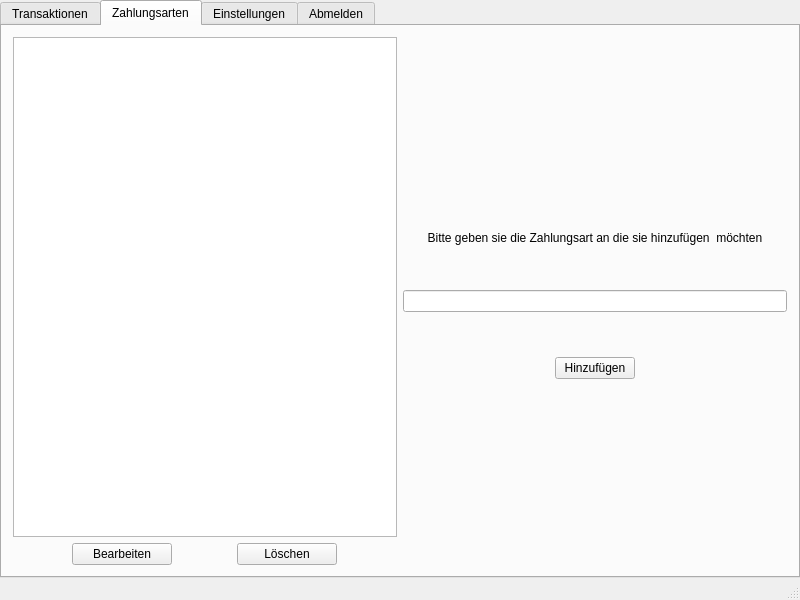
<?xml version="1.0" encoding="UTF-8"?>
<ui version="4.0">
 <class>BenutzerWindow</class>
 <widget class="QMainWindow" name="BenutzerWindow">
  <property name="geometry">
   <rect>
    <x>0</x>
    <y>0</y>
    <width>800</width>
    <height>600</height>
   </rect>
  </property>
  <property name="windowTitle">
   <string>BenutzerWindow</string>
  </property>
  <widget class="QWidget" name="centralWidget">
   <layout class="QHBoxLayout" name="horizontalLayout">
    <property name="spacing">
     <number>0</number>
    </property>
    <property name="leftMargin">
     <number>0</number>
    </property>
    <property name="topMargin">
     <number>0</number>
    </property>
    <property name="rightMargin">
     <number>0</number>
    </property>
    <property name="bottomMargin">
     <number>0</number>
    </property>
    <item>
     <layout class="QVBoxLayout" name="mainLayout">
      <property name="spacing">
       <number>0</number>
      </property>
      <item>
       <widget class="QTabWidget" name="mainTabWidget">
        <property name="autoFillBackground">
         <bool>false</bool>
        </property>
        <property name="currentIndex">
         <number>1</number>
        </property>
        <property name="elideMode">
         <enum>Qt::ElideLeft</enum>
        </property>
        <property name="documentMode">
         <bool>false</bool>
        </property>
        <widget class="QWidget" name="transaktionenTab">
         <attribute name="icon">
          <iconset>
           <normaloff>resources/transactions.png</normaloff>resources/transactions.png</iconset>
         </attribute>
         <attribute name="title">
          <string>Transaktionen</string>
         </attribute>
         <layout class="QVBoxLayout" name="verticalLayout_3">
          <property name="spacing">
           <number>0</number>
          </property>
          <property name="leftMargin">
           <number>0</number>
          </property>
          <property name="topMargin">
           <number>0</number>
          </property>
          <property name="rightMargin">
           <number>0</number>
          </property>
          <property name="bottomMargin">
           <number>0</number>
          </property>
          <item>
           <layout class="QVBoxLayout" name="transaktionenTabLayout">
            <property name="leftMargin">
             <number>0</number>
            </property>
            <property name="topMargin">
             <number>2</number>
            </property>
            <property name="rightMargin">
             <number>0</number>
            </property>
            <property name="bottomMargin">
             <number>0</number>
            </property>
            <item>
             <widget class="QTabWidget" name="transaktionenTabWidget">
              <property name="currentIndex">
               <number>0</number>
              </property>
              <widget class="QWidget" name="transaktionenListeTab">
               <property name="autoFillBackground">
                <bool>false</bool>
               </property>
               <attribute name="icon">
                <iconset>
                 <normaloff>resources/overview.png</normaloff>resources/overview.png</iconset>
               </attribute>
               <attribute name="title">
                <string>Übersicht</string>
               </attribute>
               <layout class="QVBoxLayout" name="verticalLayout">
                <property name="leftMargin">
                 <number>0</number>
                </property>
                <property name="topMargin">
                 <number>0</number>
                </property>
                <property name="rightMargin">
                 <number>0</number>
                </property>
                <property name="bottomMargin">
                 <number>0</number>
                </property>
                <item>
                 <layout class="QVBoxLayout" name="listeLayout">
                  <property name="sizeConstraint">
                   <enum>QLayout::SetDefaultConstraint</enum>
                  </property>
                  <property name="leftMargin">
                   <number>0</number>
                  </property>
                  <property name="topMargin">
                   <number>2</number>
                  </property>
                  <property name="rightMargin">
                   <number>0</number>
                  </property>
                  <property name="bottomMargin">
                   <number>0</number>
                  </property>
                  <item>
                   <layout class="QGridLayout" name="filterLayout">
                    <property name="sizeConstraint">
                     <enum>QLayout::SetNoConstraint</enum>
                    </property>
                    <property name="leftMargin">
                     <number>0</number>
                    </property>
                    <property name="topMargin">
                     <number>2</number>
                    </property>
                    <property name="rightMargin">
                     <number>0</number>
                    </property>
                    <property name="bottomMargin">
                     <number>0</number>
                    </property>
                    <item row="1" column="1">
                     <widget class="QDateEdit" name="bisDate">
                      <property name="calendarPopup">
                       <bool>true</bool>
                      </property>
                      <property name="date">
                       <date>
                        <year>2017</year>
                        <month>6</month>
                        <day>6</day>
                       </date>
                      </property>
                     </widget>
                    </item>
                    <item row="0" column="0">
                     <widget class="QLabel" name="vonLabel">
                      <property name="text">
                       <string>Von</string>
                      </property>
                     </widget>
                    </item>
                    <item row="1" column="0">
                     <widget class="QDateEdit" name="vonDate">
                      <property name="calendarPopup">
                       <bool>true</bool>
                      </property>
                     </widget>
                    </item>
                    <item row="0" column="1">
                     <widget class="QLabel" name="bisLabel">
                      <property name="text">
                       <string>Bis</string>
                      </property>
                     </widget>
                    </item>
                    <item row="0" column="2">
                     <widget class="QLabel" name="kategorieLabel">
                      <property name="text">
                       <string>Kategorie</string>
                      </property>
                     </widget>
                    </item>
                    <item row="0" column="3">
                     <widget class="QLabel" name="zahlungsartLabel">
                      <property name="text">
                       <string>Zahlungsart</string>
                      </property>
                     </widget>
                    </item>
                    <item row="1" column="2">
                     <widget class="QComboBox" name="kategorieComboBox"/>
                    </item>
                    <item row="1" column="3">
                     <widget class="QComboBox" name="zahlungsartComboBox"/>
                    </item>
                   </layout>
                  </item>
                  <item>
                   <widget class="QColumnView" name="transaktionenColumnView"/>
                  </item>
                  <item>
                   <layout class="QHBoxLayout" name="optionsLayout">
                    <item>
                     <widget class="QPushButton" name="editButton">
                      <property name="maximumSize">
                       <size>
                        <width>100</width>
                        <height>25</height>
                       </size>
                      </property>
                      <property name="layoutDirection">
                       <enum>Qt::LeftToRight</enum>
                      </property>
                      <property name="text">
                       <string>Ändern</string>
                      </property>
                      <property name="icon">
                       <iconset>
                        <normaloff>resources/edit.png</normaloff>resources/edit.png</iconset>
                      </property>
                      <property name="flat">
                       <bool>false</bool>
                      </property>
                     </widget>
                    </item>
                    <item>
                     <widget class="QPushButton" name="deleteButton">
                      <property name="maximumSize">
                       <size>
                        <width>100</width>
                        <height>25</height>
                       </size>
                      </property>
                      <property name="text">
                       <string>Entfernen</string>
                      </property>
                      <property name="icon">
                       <iconset>
                        <normaloff>resources/remove.png</normaloff>resources/remove.png</iconset>
                      </property>
                     </widget>
                    </item>
                   </layout>
                  </item>
                 </layout>
                </item>
               </layout>
              </widget>
              <widget class="QWidget" name="transaktionenNeuTab">
               <attribute name="icon">
                <iconset>
                 <normaloff>resources/add.png</normaloff>resources/add.png</iconset>
               </attribute>
               <attribute name="title">
                <string>Neue Transaktion</string>
               </attribute>
               <layout class="QVBoxLayout" name="verticalLayout_4">
                <property name="leftMargin">
                 <number>0</number>
                </property>
                <property name="topMargin">
                 <number>2</number>
                </property>
                <property name="rightMargin">
                 <number>0</number>
                </property>
                <property name="bottomMargin">
                 <number>0</number>
                </property>
                <item>
                 <layout class="QVBoxLayout" name="transaktionenNeuTabLayout">
                  <item>
                   <layout class="QFormLayout" name="formLayout">
                    <property name="fieldGrowthPolicy">
                     <enum>QFormLayout::FieldsStayAtSizeHint</enum>
                    </property>
                    <property name="labelAlignment">
                     <set>Qt::AlignRight|Qt::AlignTrailing|Qt::AlignVCenter</set>
                    </property>
                    <property name="formAlignment">
                     <set>Qt::AlignHCenter|Qt::AlignTop</set>
                    </property>
                    <property name="leftMargin">
                     <number>0</number>
                    </property>
                    <property name="topMargin">
                     <number>12</number>
                    </property>
                    <item row="1" column="0">
                     <widget class="QLabel" name="label">
                      <property name="text">
                       <string>Betrag</string>
                      </property>
                     </widget>
                    </item>
                    <item row="1" column="1">
                     <widget class="QDoubleSpinBox" name="doubleSpinBox">
                      <property name="minimumSize">
                       <size>
                        <width>80</width>
                        <height>0</height>
                       </size>
                      </property>
                      <property name="maximumSize">
                       <size>
                        <width>80</width>
                        <height>16777215</height>
                       </size>
                      </property>
                      <property name="minimum">
                       <double>-99999999.000000000000000</double>
                      </property>
                      <property name="maximum">
                       <double>99999999.000000000000000</double>
                      </property>
                     </widget>
                    </item>
                    <item row="2" column="0">
                     <widget class="QLabel" name="label_2">
                      <property name="text">
                       <string>Datum</string>
                      </property>
                     </widget>
                    </item>
                    <item row="2" column="1">
                     <widget class="QDateEdit" name="dateEdit">
                      <property name="minimumSize">
                       <size>
                        <width>80</width>
                        <height>0</height>
                       </size>
                      </property>
                      <property name="maximumSize">
                       <size>
                        <width>80</width>
                        <height>16777215</height>
                       </size>
                      </property>
                      <property name="calendarPopup">
                       <bool>true</bool>
                      </property>
                     </widget>
                    </item>
                    <item row="3" column="0">
                     <widget class="QLabel" name="label_3">
                      <property name="text">
                       <string>Kategorie</string>
                      </property>
                     </widget>
                    </item>
                    <item row="3" column="1">
                     <widget class="QComboBox" name="comboBox">
                      <property name="minimumSize">
                       <size>
                        <width>80</width>
                        <height>0</height>
                       </size>
                      </property>
                      <property name="maximumSize">
                       <size>
                        <width>100</width>
                        <height>16777215</height>
                       </size>
                      </property>
                     </widget>
                    </item>
                    <item row="5" column="0">
                     <widget class="QLabel" name="label_4">
                      <property name="text">
                       <string>Beschreibung</string>
                      </property>
                     </widget>
                    </item>
                    <item row="5" column="1">
                     <widget class="QTextEdit" name="textEdit">
                      <property name="maximumSize">
                       <size>
                        <width>16777215</width>
                        <height>100</height>
                       </size>
                      </property>
                     </widget>
                    </item>
                    <item row="4" column="0">
                     <widget class="QLabel" name="label_5">
                      <property name="text">
                       <string>Zahlungsart</string>
                      </property>
                     </widget>
                    </item>
                    <item row="4" column="1">
                     <widget class="QComboBox" name="comboBox_2">
                      <property name="minimumSize">
                       <size>
                        <width>80</width>
                        <height>0</height>
                       </size>
                      </property>
                      <property name="maximumSize">
                       <size>
                        <width>80</width>
                        <height>16777215</height>
                       </size>
                      </property>
                     </widget>
                    </item>
                    <item row="7" column="1">
                     <widget class="QPushButton" name="pushButton">
                      <property name="enabled">
                       <bool>false</bool>
                      </property>
                      <property name="text">
                       <string>Hinzufügen</string>
                      </property>
                      <property name="icon">
                       <iconset>
                        <normaloff>resources/add.png</normaloff>resources/add.png</iconset>
                      </property>
                     </widget>
                    </item>
                    <item row="6" column="1">
                     <spacer name="verticalSpacer_2">
                      <property name="orientation">
                       <enum>Qt::Vertical</enum>
                      </property>
                      <property name="sizeHint" stdset="0">
                       <size>
                        <width>20</width>
                        <height>40</height>
                       </size>
                      </property>
                     </spacer>
                    </item>
                    <item row="0" column="1">
                     <spacer name="verticalSpacer">
                      <property name="orientation">
                       <enum>Qt::Vertical</enum>
                      </property>
                      <property name="sizeHint" stdset="0">
                       <size>
                        <width>20</width>
                        <height>50</height>
                       </size>
                      </property>
                     </spacer>
                    </item>
                   </layout>
                  </item>
                 </layout>
                </item>
               </layout>
              </widget>
             </widget>
            </item>
           </layout>
          </item>
         </layout>
        </widget>
        <widget class="QWidget" name="zahlungsartenTab">
         <attribute name="icon">
          <iconset>
           <normaloff>resources/paymethods.png</normaloff>resources/paymethods.png</iconset>
         </attribute>
         <attribute name="title">
          <string>Zahlungsarten</string>
         </attribute>
         <layout class="QVBoxLayout" name="verticalLayout_7">
          <item>
           <layout class="QHBoxLayout" name="horizontalLayout_2">
            <item>
             <layout class="QGridLayout" name="gridLayout_2">
              <item row="1" column="0">
               <layout class="QGridLayout" name="gridLayout_3">
                <item row="0" column="0">
                 <widget class="QPushButton" name="pushButton_2">
                  <property name="maximumSize">
                   <size>
                    <width>100</width>
                    <height>16777215</height>
                   </size>
                  </property>
                  <property name="text">
                   <string>Bearbeiten</string>
                  </property>
                 </widget>
                </item>
                <item row="0" column="1">
                 <widget class="QPushButton" name="pushButton_3">
                  <property name="maximumSize">
                   <size>
                    <width>100</width>
                    <height>16777215</height>
                   </size>
                  </property>
                  <property name="text">
                   <string>Löschen</string>
                  </property>
                 </widget>
                </item>
               </layout>
              </item>
              <item row="0" column="0">
               <widget class="QListView" name="listView"/>
              </item>
             </layout>
            </item>
            <item>
             <layout class="QGridLayout" name="gridLayout" rowstretch="0,0,0,0" rowminimumheight="0,176,100,176">
              <item row="2" column="0">
               <widget class="QLineEdit" name="lineEdit"/>
              </item>
              <item row="1" column="0" alignment="Qt::AlignBottom">
               <widget class="QLabel" name="label_6">
                <property name="text">
                 <string>Bitte geben sie die Zahlungsart an die sie hinzufügen  möchten</string>
                </property>
                <property name="alignment">
                 <set>Qt::AlignCenter</set>
                </property>
               </widget>
              </item>
              <item row="3" column="0" alignment="Qt::AlignHCenter|Qt::AlignTop">
               <widget class="QPushButton" name="pushButton_4">
                <property name="maximumSize">
                 <size>
                  <width>100</width>
                  <height>16777215</height>
                 </size>
                </property>
                <property name="text">
                 <string>Hinzufügen</string>
                </property>
               </widget>
              </item>
             </layout>
            </item>
           </layout>
          </item>
         </layout>
        </widget>
        <widget class="QWidget" name="einstellungenTab">
         <attribute name="icon">
          <iconset>
           <normaloff>resources/settings.png</normaloff>resources/settings.png</iconset>
         </attribute>
         <attribute name="title">
          <string>Einstellungen</string>
         </attribute>
         <layout class="QVBoxLayout" name="verticalLayout_9">
          <item>
           <layout class="QVBoxLayout" name="verticalLayout_5"/>
          </item>
         </layout>
        </widget>
        <widget class="QWidget" name="abmeldenTab">
         <attribute name="icon">
          <iconset>
           <normaloff>resources/exit.png</normaloff>resources/exit.png</iconset>
         </attribute>
         <attribute name="title">
          <string>Abmelden</string>
         </attribute>
         <layout class="QVBoxLayout" name="verticalLayout_8">
          <property name="leftMargin">
           <number>0</number>
          </property>
          <property name="topMargin">
           <number>0</number>
          </property>
          <property name="rightMargin">
           <number>0</number>
          </property>
          <property name="bottomMargin">
           <number>0</number>
          </property>
          <item>
           <layout class="QVBoxLayout" name="abmeldenTabLayout">
            <item alignment="Qt::AlignBottom">
             <widget class="QLabel" name="abmeldenLabel">
              <property name="maximumSize">
               <size>
                <width>16777215</width>
                <height>50</height>
               </size>
              </property>
              <property name="text">
               <string>Benutzer &lt;Benutzer&gt; wirklich abmelden?</string>
              </property>
              <property name="scaledContents">
               <bool>false</bool>
              </property>
              <property name="alignment">
               <set>Qt::AlignBottom|Qt::AlignHCenter</set>
              </property>
             </widget>
            </item>
            <item alignment="Qt::AlignHCenter|Qt::AlignTop">
             <widget class="QPushButton" name="abmeldenButton">
              <property name="sizePolicy">
               <sizepolicy hsizetype="Minimum" vsizetype="Fixed">
                <horstretch>0</horstretch>
                <verstretch>0</verstretch>
               </sizepolicy>
              </property>
              <property name="maximumSize">
               <size>
                <width>100</width>
                <height>50</height>
               </size>
              </property>
              <property name="text">
               <string>Abmelden</string>
              </property>
              <property name="icon">
               <iconset>
                <normaloff>resources/exit.png</normaloff>resources/exit.png</iconset>
              </property>
              <property name="flat">
               <bool>false</bool>
              </property>
             </widget>
            </item>
           </layout>
          </item>
         </layout>
        </widget>
       </widget>
      </item>
     </layout>
    </item>
   </layout>
  </widget>
  <widget class="QMenuBar" name="menuBar">
   <property name="geometry">
    <rect>
     <x>0</x>
     <y>0</y>
     <width>800</width>
     <height>21</height>
    </rect>
   </property>
  </widget>
  <widget class="QStatusBar" name="statusBar"/>
 </widget>
 <layoutdefault spacing="6" margin="11"/>
 <resources/>
 <connections/>
</ui>
